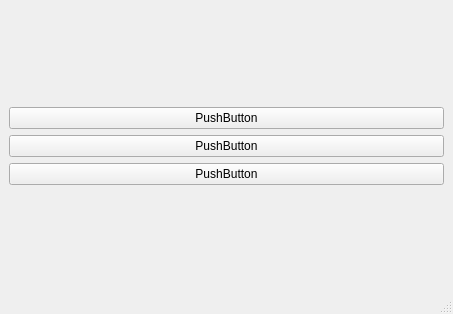
<?xml version="1.0" encoding="UTF-8"?>
<ui version="4.0">
 <class>MainWindow</class>
 <widget class="QMainWindow" name="MainWindow">
  <property name="geometry">
   <rect>
    <x>0</x>
    <y>0</y>
    <width>453</width>
    <height>314</height>
   </rect>
  </property>
  <property name="windowTitle">
   <string>MainWindow</string>
  </property>
  <widget class="QWidget" name="centralwidget">
   <layout class="QGridLayout" name="gridLayout">
    <item row="0" column="0">
     <layout class="QVBoxLayout" name="verticalLayout">
      <item>
       <widget class="QPushButton" name="pushButton">
        <property name="text">
         <string>PushButton</string>
        </property>
       </widget>
      </item>
      <item>
       <widget class="QPushButton" name="pushButton_2">
        <property name="text">
         <string>PushButton</string>
        </property>
       </widget>
      </item>
      <item>
       <widget class="QPushButton" name="pushButton_3">
        <property name="text">
         <string>PushButton</string>
        </property>
       </widget>
      </item>
     </layout>
    </item>
   </layout>
  </widget>
  <widget class="QMenuBar" name="menubar">
   <property name="geometry">
    <rect>
     <x>0</x>
     <y>0</y>
     <width>453</width>
     <height>24</height>
    </rect>
   </property>
  </widget>
  <widget class="QStatusBar" name="statusbar"/>
 </widget>
 <resources/>
 <connections/>
</ui>
